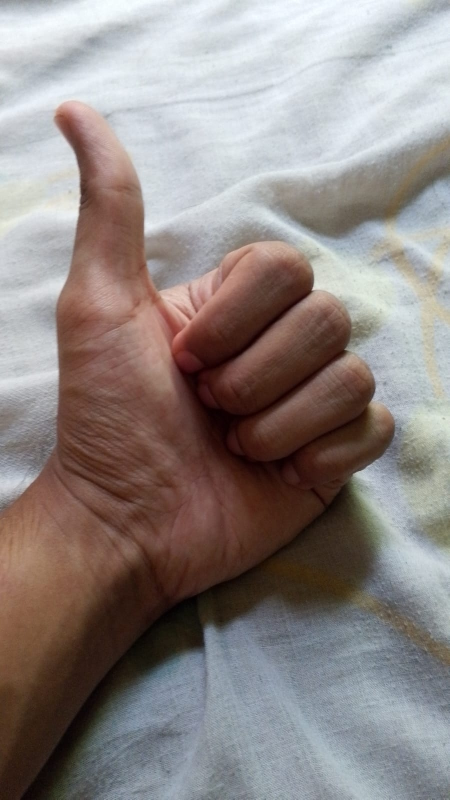
#> input picture img-to-gif (DAY 1)/1.jpg, 899 x 1599 px (shown at 1/2 size)
$ python gif.py
#> lines starting #> are read from the running program, lines starting #| are printed output that depends on the picture
from PIL import Image

image_files = ["1.jpg", "2.jpg", "3.jpg"]

images = [Image.open(image) for image in image_files]
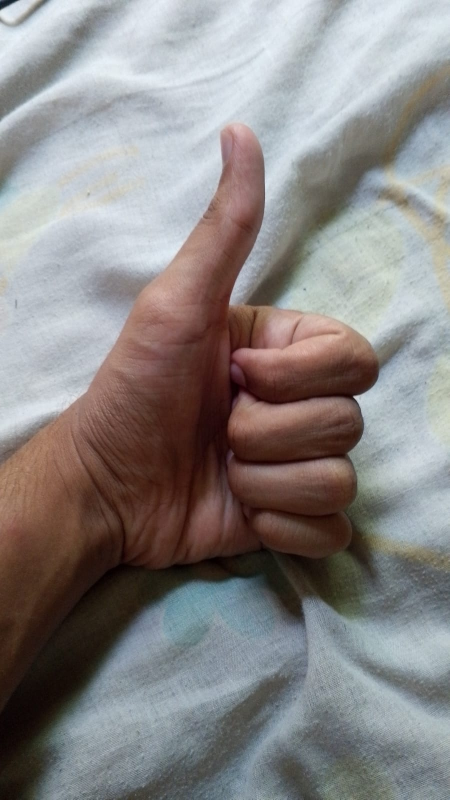
#> input picture img-to-gif (DAY 1)/2.jpg, 899 x 1599 px (shown at 1/2 size)
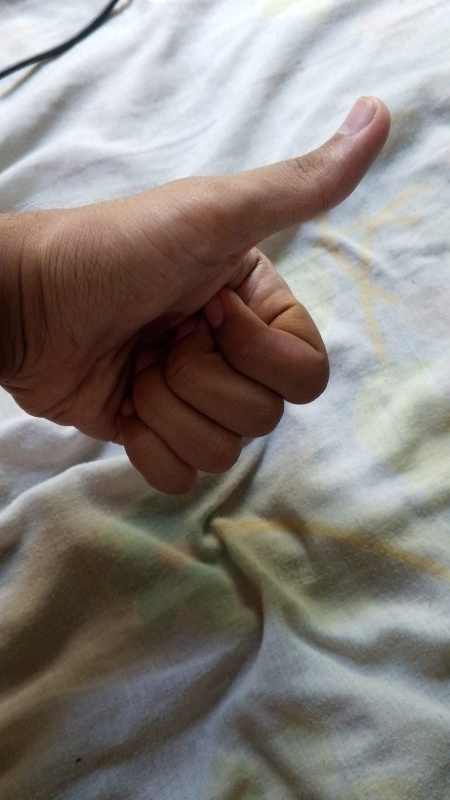
#> input picture img-to-gif (DAY 1)/3.jpg, 899 x 1599 px (shown at 1/2 size)
#> images = 3 items

images[0].save(
    "output2.gif", # name of output file
    save_all=True,
    append_images=images[1:],
    duration=400,  # 300 milli secondz
    loop=1         # 0 means forever and ever and ever, 1,2,3 would mean loop that many times
)
